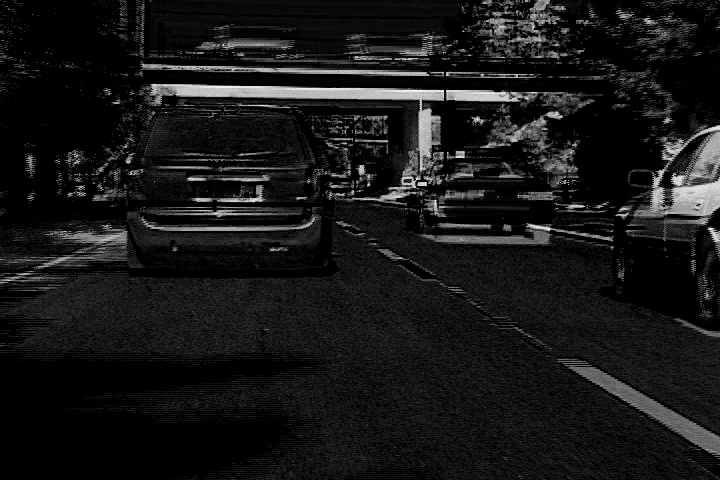
#> input picture Images/error_car.jpg, 720 x 480 px, given in place of frame0150.jpg, which was not available
$ python lucas_Kanade_noresize.py   (older library calls are emulated)
#> lines starting #> are read from the running program, lines starting #| are printed output that depends on the picture; after the words box and inside, x2 and y2 are one past the last pixel; in counts of white or black regions, pixels touching at a corner belong together
import argparse
import numpy as np
import os, sys
from numpy import linalg as LA
from numpy import linalg as la
from matplotlib import pyplot as plt
import math
from PIL import Image
import scipy.ndimage as nd
import random
from scipy.interpolate import RectBivariateSpline

try:
    sys.path.remove('/opt/ros/kinetic/lib/python2.7/dist-packages')
except:
    pass
import cv2

def hessian(steepest_descent_matrix):
    steepest_descent_matrix_t=np.transpose(steepest_descent_matrix)
    hessian=np.matmul(steepest_descent_matrix_t,steepest_descent_matrix)
    return hessian

# [8 lines left out: function delta_p, not called in this run]

def gradient(image):
    gray=cv2.cvtColor(image,cv2.COLOR_BGR2GRAY)
    sobelx = cv2.Sobel(gray,cv2.CV_8U,1,0,ksize=5)
    sobely = cv2.Sobel(gray,cv2.CV_8U,0,1,ksize=5)
    return sobelx,sobely


def affine(m,points):
    points=np.matmul(m,points.T)
    return points.T

# [34 lines left out: functions convert_lab, point_matrix, error_calculate, not called in this run]

def affineLKtracker(template,image,points,p):
    count = 0
    m= np.zeros((2,3))
    for i in range(3):
        for j in range (2):
            m[j,i]=p[count]
            count = count +1
    m =m +I
    print(m)
    height,width,layers=image.shape
    diff_p=1
    old_points=points.copy()
    old_diff_p=2

    #Step 4 gradient and jacobian
    img_x,img_y=gradient(image)
    steepest_descent=np.zeros((len(points),6))
    i=0
    for a,b,c in points:

        one=img_x[int(a),int(b)]*int(a)
        two=img_y[int(a),int(b)]*int(a)
        three=img_x[int(a),int(b)]*int(b)
        four=img_y[int(a),int(b)]*int(b)
        five=img_x[int(a),int(b)]
        six=img_y[int(a),int(b)]
        result=np.mat([one,two,three,four,five,six])
        steepest_descent[i,:]=result
        i=i+1

    hess=hessian(steepest_descent)


    while (diff_p>1):
        print(diff_p)
        #print(p)
        #Step 1
        pts_img=affine(m,points)
        #crp=image.copy()
        #cv2.imshow('image_crop1',crp)
        #Step 3 error
        error=error_calculate(template,image,points,pts_img)
        print(np.sum(error**2),'sum')
        #print(error)
        #cv2.imshow('error',error)
        #cv2.waitKey(1000)
        p_change=delta_p(hess,steepest_descent,error)
        #diff_p=np.sqrt(np.sum(np.multiply(p_change,p_change)))
        diff_p=la.norm(p_change)
        p=p+p_change
        count = 0
        m= np.zeros((2,3))
        for i in range(3):
            for j in range (2):
                m[j,i]=p[count]
                count = count +1
        m =m +I
    return p

def point_matrix(points):
    a=int(points[1,0]-points[0,0])
    b=int(points[1,1]-points[0,1])
    value=a*b
    matrix3=np.ones((value,3))
    index=0
    for i in range(points[0,1],points[0,0]):
        for j in range(points[1,1],points[1,0]):
            index=index+1
            matrix3[index,0]=i
            matrix3[index,1]=j
    return matrix3

def car(i):
    if i<100:
        image=cv2.imread('data/car/frame00%d.jpg'%i)
    else:
        image=cv2.imread('data/car/frame0%d.jpg'%i)
    return image,20,281

# [13 lines left out: functions vase, human, not called in this run]

def Pipeline():
    vidObj = cv2.VideoCapture()
    count=0
    img_array=[]
    image,start,end=car(150)
#> in car, image is the input picture: shape (480, 720, 3); min 0, max 252, mean 23.4
#> start = 20; end = 281
    #image,start,end=human(150)
    #image,start,end=vase(150)
    for i in range(start,end):
        image,start,end=car(i)
#> call 2 of car, with i = 20
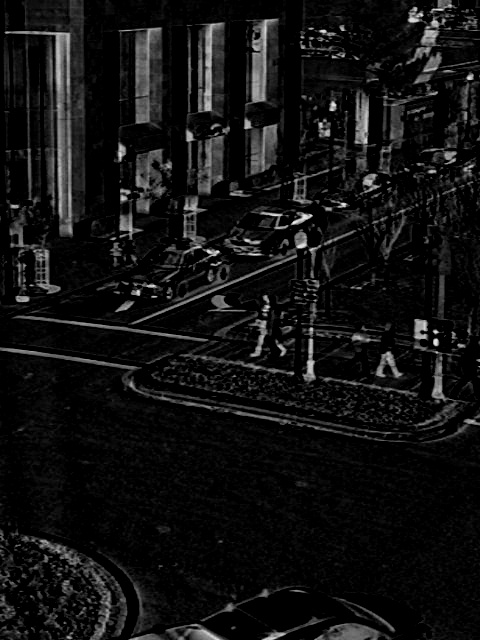
#> input picture Images/error_human.jpg, 480 x 640 px, given in place of frame0020.jpg, which was not available
#> in car, image is the input picture: shape (640, 480, 3); min 0, max 237, mean 17.6
        #image,start,end=human(i)
        #image,start,end=vase(i)
        #image=convert_lab(image)
        height,width,layers=image.shape
#> height = 640; width = 480; layers = 3
        size = (width,height)
#> size = (480, 640)
        if count==0:
            global I
            temp=image
            I=np.mat([[1,0,0],[0,1,0]])
            points=np.mat([[122, 100],[341, 281]])
            points_plt=np.mat([[122, 100,1],[122, 281,1],[341, 281,1],[341, 100,1]])
            #points=np.mat([[265,297],[281,359]])
            #points=np.mat([[123,71],[172,151]])
            template=cv2.cvtColor(temp,cv2.COLOR_BGR2GRAY)
            old_points=points.copy()
            old_image=image.copy()
            temp=point_matrix(points)
            p=np.zeros((6,1))
            m=I
        p=affineLKtracker(template,image,temp,p)
#> in gradient, `sobelx = cv2.Sobel(gray,cv2.CV_8U,1,0,ksize=5)`:
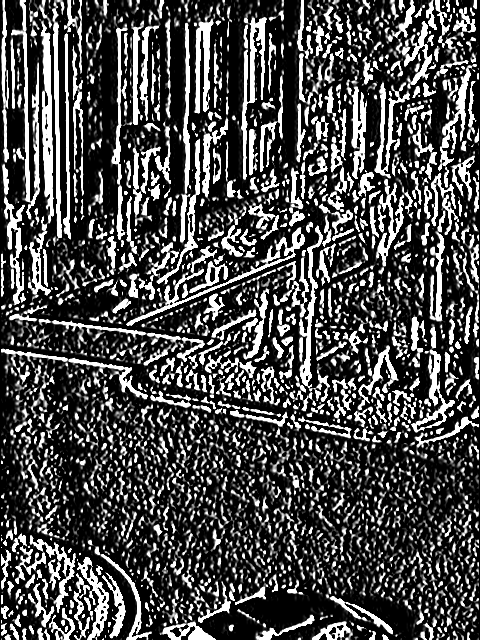
#> sobelx: shape (640, 480); min 0, max 255, mean 75.1
#> in gradient, `sobely = cv2.Sobel(gray,cv2.CV_8U,0,1,ksize=5)`:
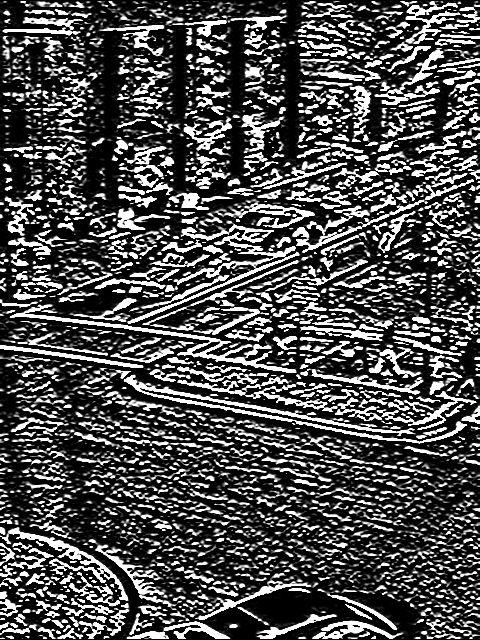
#> sobely: shape (640, 480); min 0, max 255, mean 77.5
#> the loop in affineLKtracker, `for a,b,c in points: ` made 39639 passes
#> (one, two, three, four, five, six) on passes 1 to 3: (0, 0, 0, 0, 0, 0), (25500, 0, 71655, 0, 255, 0), (1400, 0, 3948, 0, 14, 0)
#> after the loop in affineLKtracker, `for a,b,c in points:`: i = 39639
#> in hessian, `hessian=np.matmul(steepest_descent_matrix_t,steepest_descent_matrix)`: hessian = [[2.98e+11, 1.4e+11, 8.46e+11, 3.97e+11, 2.69e+09, 1.26e+09], [1.4e+11, 2.65e+11, 3.97e+11, 7.56e+11, 1.26e+09, 2.38e+09], [8.46e+11, 3.97e+11, 2.42e+12, 1.14e+12, 7.67e+09, 3.6e+09], [3.97e+11, 7.56e+11, 1.14e+12, 2.17e+12, 3.6e+09, 6.83e+09], [2.69e+09, 1.26e+09, 7.67e+09, 3.6e+09, 24366438, 11409084], [1.26e+09, 2.38e+09, 3.6e+09, 6.83e+09, 11409084, 21515895]]
#> in affineLKtracker, `hess=hessian(steepest_descent)`: hess has the same summary as hessian in hessian
#> after the loop in affineLKtracker, `while (diff_p>1):`: p = [0, 0, 0, 0, 0, 0]
#> p = [0, 0, 0, 0, 0, 0]

        if count>0:
            count = 0
            m= np.zeros((2,3))
            for i in range(3):
                for j in range (2):
                    m[j,i]=p[count]
                    count = count +1
            m =m +I
        print(m)
        print(points_plt)
        points_plt_k=affine(m,points_plt)
#> in affine, `points=np.matmul(m,points.T)`: points = [[122, 122, 341, 341], [100, 281, 281, 100]]
#> points_plt_k = [[122, 100], [122, 281], [341, 281], [341, 100]]
        cv2.polylines(image,np.int32([points_plt_k]),1,(0,0,200),3)
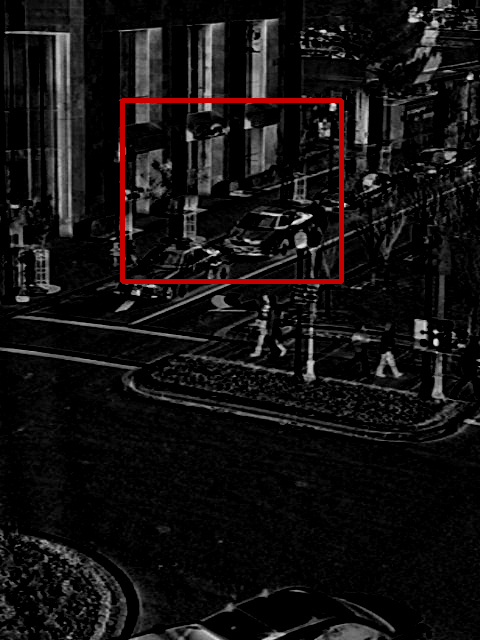
#> image: shape (640, 480, 3); 1.3% of pixels changed, all inside (x1, y1, x2, y2) = (120, 98, 344, 284)
        cv2.imshow('image',image)
        #plt.show()
        cv2.waitKey(50)

        count += 1
        print('Frame processing index')
        print(i)
#| 20
        #cv2.imwrite('%d.jpg' %count,image)
        img_array.append(image)
        success, image = vidObj.read()

    return img_array,size

# [5 lines left out: function video, not called in this run]
# main
if __name__ == '__main__':

    # Calling the function
#> (the run stopped early here; a loop or call above may not have finished)
